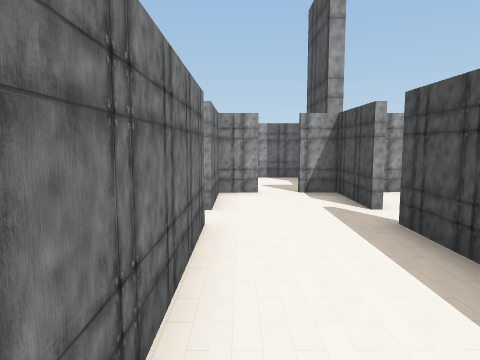
view 1 (above)

18 first-person views from a walk through a scene from a Unity 3-D project. The camera is 1.2 m above the floor, tilts 6° down and sees 70° across. The floor is counted in squares, 1 m on a side. Each view is taken from the middle of a square. On the plan, view 1 faces up. The plan holds only what a view shows up to about 14 squares ahead; the rest is blank. The place goes on beyond the plan. The player character is not drawn.

view 2
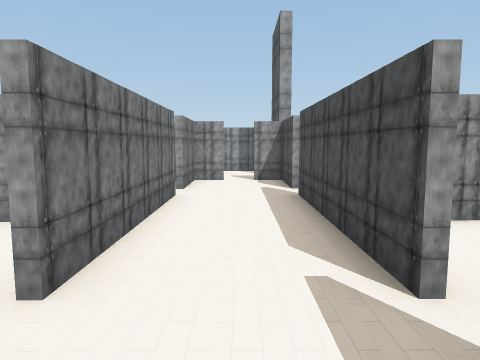

view 3
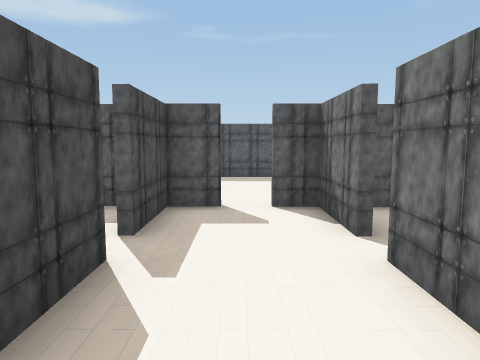

view 4
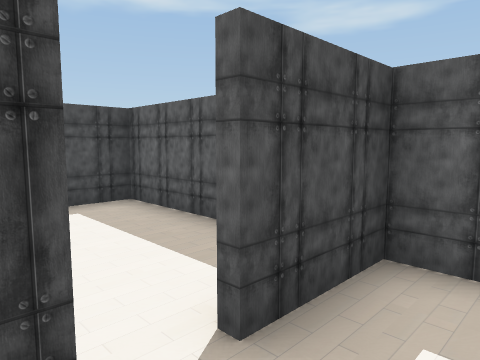

view 5
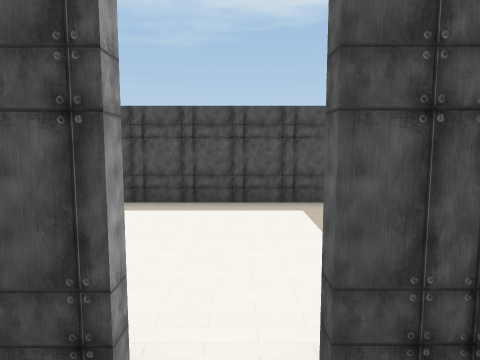

view 6
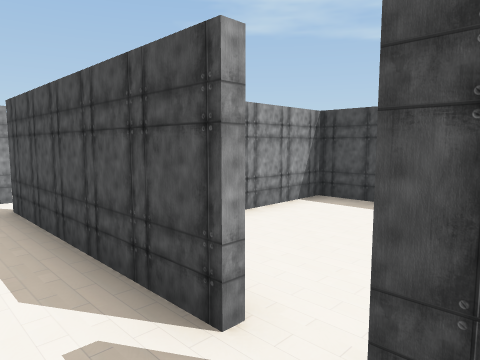

view 7
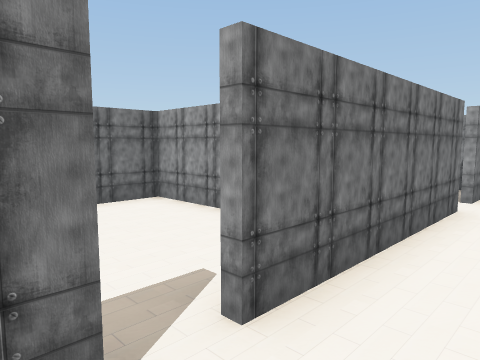

view 8
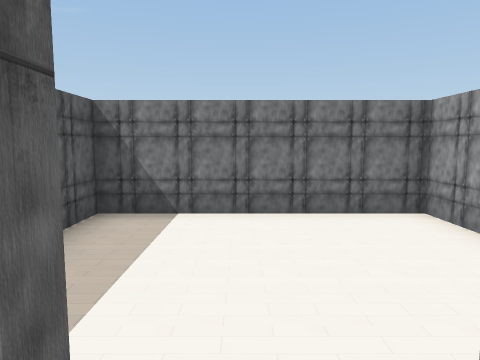

view 9
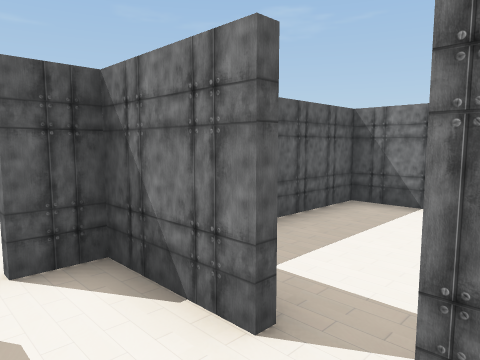

view 10
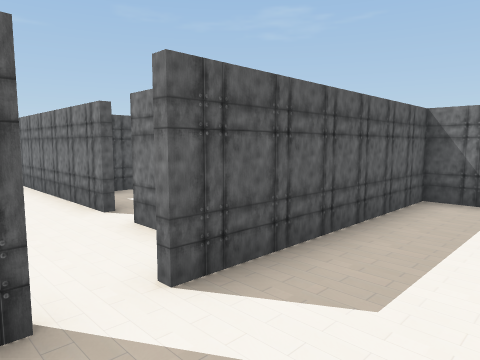

view 11
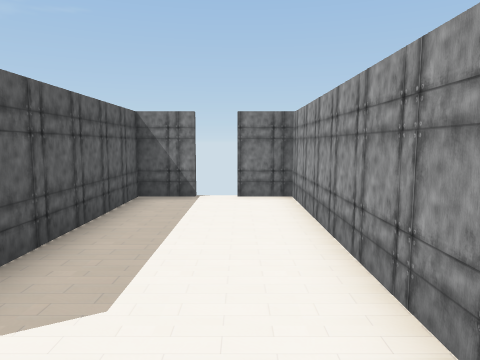

view 12
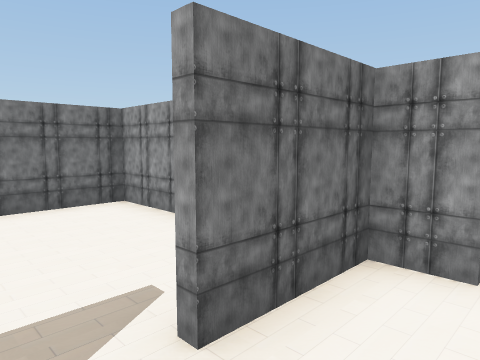

view 13
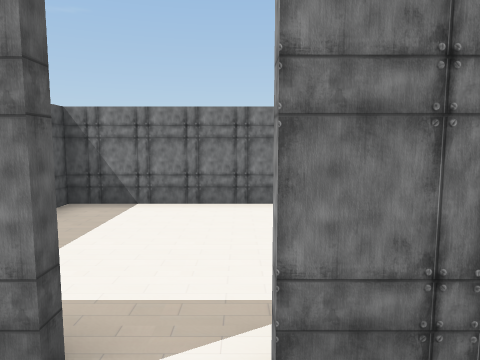

view 14
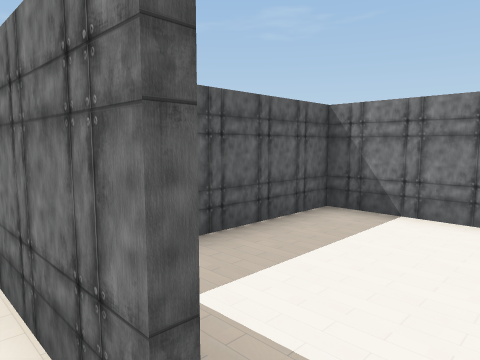

view 15
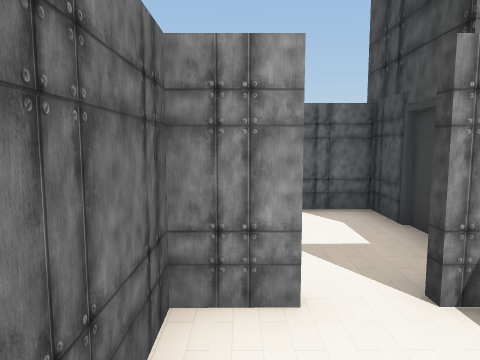

view 16
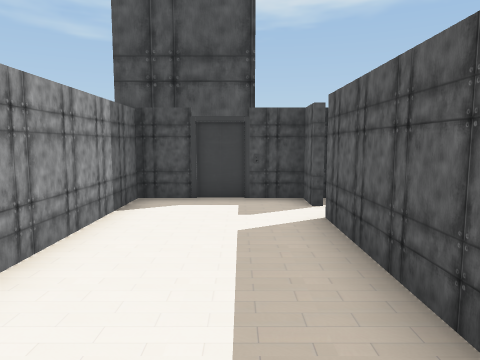

view 17
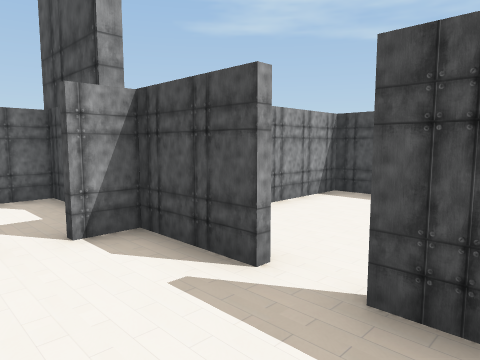

view 18
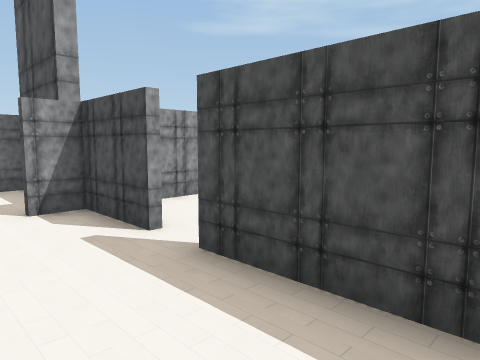

### Floor plan
Points are (right, up) in squares from view 1. A wall is a line through its corners. A room is listed if a view was taken in it or the views show most of it. See-through windows are left out.
Room 1 (views 1, 2, 3, 4, 5, 6, 7, 8, 9, 12, 13, 14, 15, 17, 18)
walls: (2.4, -0.5) (2.4, 5.1); (-0.5, 5.1) (-0.5, -0.5); (-0.5, -1.4) (-0.5, -3.5) (0.4, -3.5); (2.4, 6.1) (2.4, 8.5); (1.3, -3.5) (2.4, -3.5) (2.4, -1.4); (0.5, 8.4) (-0.5, 8.4) (-0.5, 6.1)
ways out: opening at (1, 9) to room 2; opening at (2, -1) to room 3; gap at (-1, 5.5) to room 4; opening at (-1, -1) to room 5; opening at (1, -4)
Room 2 (views 10, 11, 16)
walls: (1.4, 8.6) (2.5, 8.6); (2.4, 11) (2.4, 12.2) (-6, 12.2) (-6, 10.9); (2.4, 8.5) (2.4, 9.5); (-6, 10) (-6, 8.6) (0.5, 8.6)
ways out: opening at (1, 9) to room 1; gap at (-6, 10.5)
objects: other object (3, 10)
Room 3 (no view inside)
walls: (3.3, -3.5) (7.8, -3.5) (7.8, 2.3) (4.2, 2.3)
ways out: opening at (2, -1) to room 1
Room 4 (no view inside)
walls: (-6, 2.5) (-1.9, 2.5); (-4, 8.4) (-6, 8.4) (-6, 2)
ways out: gap at (-1, 5.5) to room 1
Room 5 (no view inside)
walls: (-6, 2) (-6, -3.5) (-1.5, -3.5); (-2.5, 2.3) (-6, 2.3)
ways out: opening at (-1, -1) to room 1

Positions as (right, up) in squares from view 1, and headings:
1: (0, 0), facing up
2: (1, -3), facing up
3: (1, 3), facing down
4: (1, 0), facing down-right
5: (1, -1), facing right
6: (1, -2), facing up-right
7: (1, -2), facing up-left
8: (0, -1), facing left
9: (1, 0), facing down-left
10: (2, 11), facing down-left
11: (2, 11), facing left
12: (1, 5), facing up-left
13: (1, 6), facing left
14: (0, 6), facing down-left
15: (0, 6), facing up
16: (-5, 10), facing right
17: (0, 4), facing up-right
18: (0, 2), facing up-right
